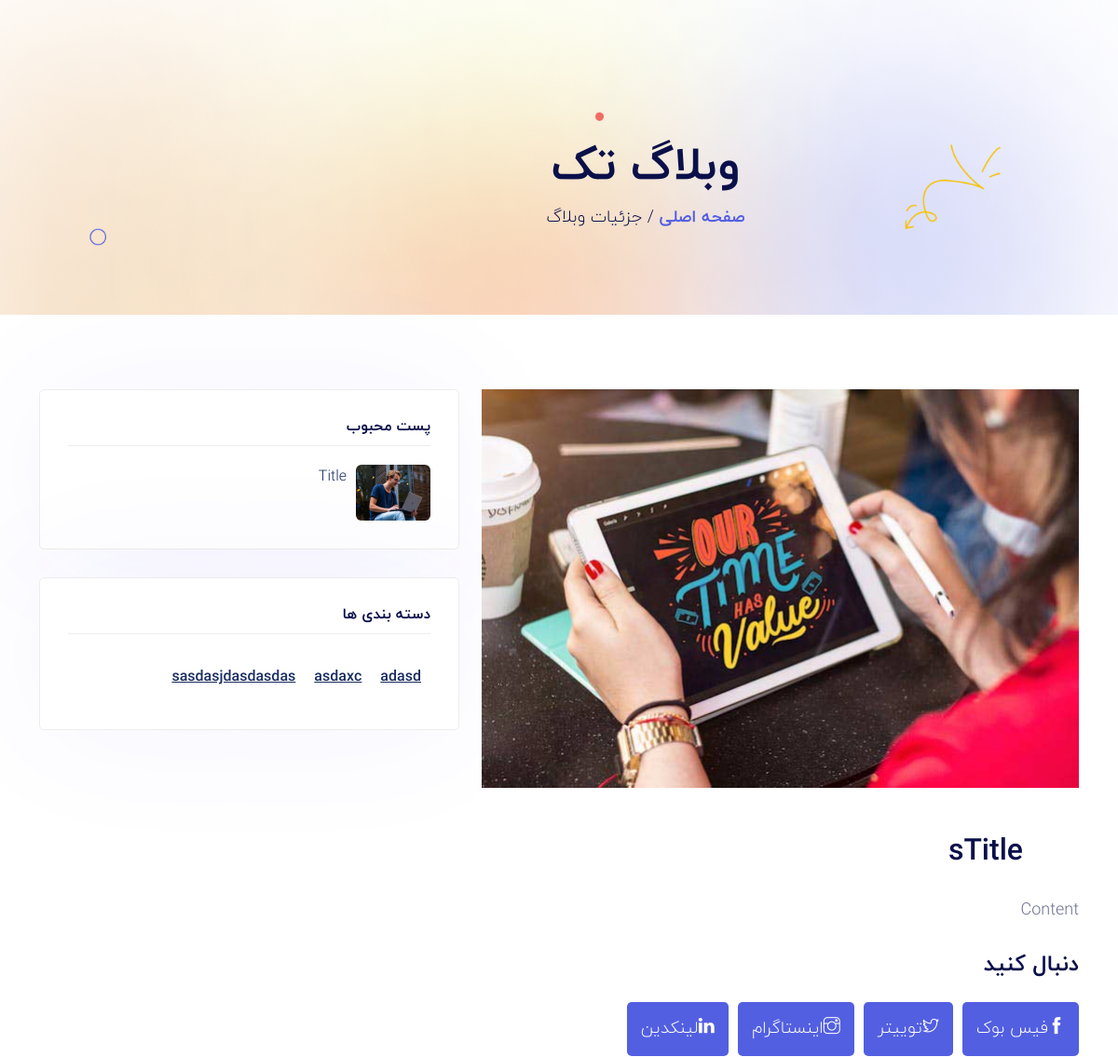
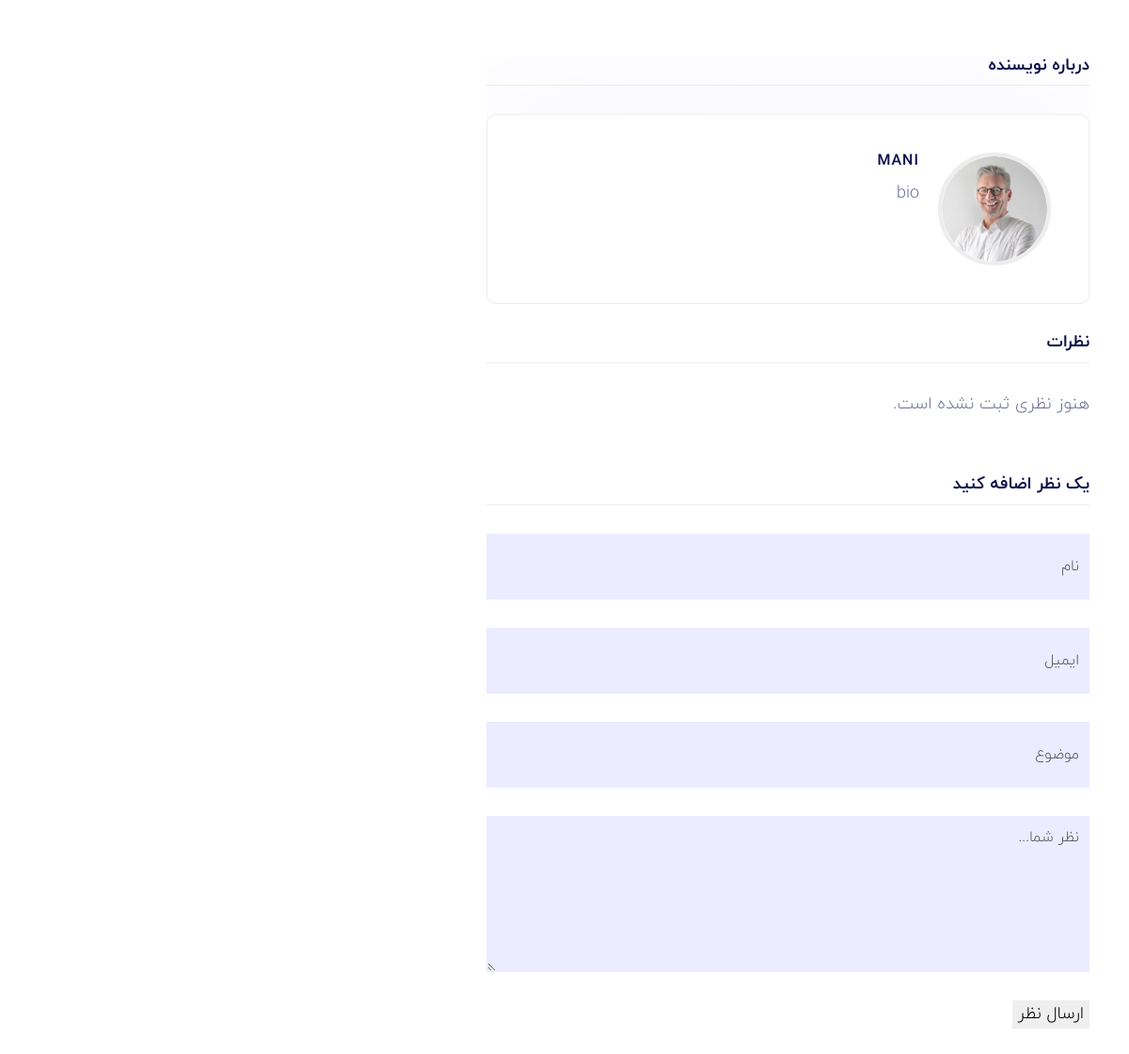
/blog/details/stitle/, run on the app's committed database (2 pictures, top to bottom).
### blog/models.py (models this page shows, shortened)
class Blog(models.Model):
    category = models.ForeignKey(
        BlogCategory,
        on_delete=models.CASCADE,
        related_name="blogs"
    )
    author = models.ForeignKey(
        BlogAuthor,
        on_delete=models.CASCADE,
        related_name="blogs"
    )
    title = models.CharField(max_length=250)
    slug = models.SlugField(unique=True)
    image = models.ImageField(upload_to="blog/posts/")
    short_description = models.TextField(
        help_text="برای کارت مقاله"
    )
    content = models.TextField()
    created_at = models.DateTimeField(auto_now_add=True)
    updated_at = models.DateTimeField(auto_now=True)
    views = models.PositiveIntegerField(default=0)
    is_active = models.BooleanField(default=True)
    class Meta:
        ordering = ["-created_at"]
        verbose_name = "مقاله"
        verbose_name_plural = "مقالات"
    def get_absolute_url(self):
        return reverse(
            "blog_detail",
            args=[self.slug]
        )

class BlogAuthor(models.Model):
    full_name = models.CharField(max_length=200)
    image = models.ImageField(upload_to="blog/authors/")
    bio = models.TextField()
    facebook = models.URLField(blank=True)
    twitter = models.URLField(blank=True)
    instagram = models.URLField(blank=True)
    linkedin = models.URLField(blank=True)
    class Meta:
        verbose_name = "نویسنده"
        verbose_name_plural = "نویسندگان"

class BlogCategory(models.Model):
    title = models.CharField(max_length=200)
    slug = models.SlugField(unique=True)
    class Meta:
        verbose_name = "دسته بندی"
        verbose_name_plural = "دسته بندی ها"
        ordering = ["title"]

### blog/views.py (the view, shortened to what this page needs)
class BlogDetailView(DetailView):
    model = Blog
    template_name = "blog/blog_details.html"
    context_object_name = "blog"
    slug_field = "slug"
    slug_url_kwarg = "slug"
    queryset = Blog.objects.filter(
        is_active=True
    ).select_related(
        "category",
        "author",
    ).prefetch_related(
        "comments"
    )
    def get_context_data(self, **kwargs):
        context = super().get_context_data(**kwargs)
        blog = self.object
        context["form"] = BlogCommentForm()
        context["popular_posts"] = Blog.objects.filter(
            is_active=True
        ).exclude(
            id=blog.id
        ).order_by("-views")[:5]
        context["recent_posts"] = Blog.objects.filter(
            is_active=True
        ).exclude(
            id=blog.id
        )[:5]
        context["categories"] = (
            self.model.category.field.related_model.objects.all()
        )
        context["related_posts"] = Blog.objects.filter(
            category=blog.category,
            is_active=True
        ).exclude(
            id=blog.id
        )[:3]
        context["comments"] = blog.comments.filter(
            is_active=True
        )
        return context

### blog/forms.py
class BlogCommentForm(forms.ModelForm):
    class Meta:
        model = BlogComment
        fields = (
            "name",
            "email",
            "subject",
            "message",
        )
        widgets = {
            "name": forms.TextInput(
                attrs={
                    "class": "form-control",
                    "placeholder": "نام"
                }
            ),
            "email": forms.EmailInput(
                attrs={
                    "class": "form-control",
                    "placeholder": "ایمیل"
                }
            ),
            "subject": forms.TextInput(
                attrs={
                    "class": "form-control",
                    "placeholder": "موضوع"
                }
            ),
            "message": forms.Textarea(
                attrs={
                    "class": "form-control",
                    "rows": 6,
                    "placeholder": "نظر شما..."
                }
            )
        }

### site_setting/context_processors.py (called while the page is built)
def site_setting(request):
    return {
        "site_setting":
            SiteSetting.objects.filter(
                is_active=True
            ).first(),
        "footer_boxes":
            FooterBox.objects.prefetch_related(
                "links"
            )
    }

### blog/templates/blog/blog_details.html (shortened to what this page needs)
{% extends "base.html" %}
{% load static %}
{% load poll_extras %}
{% block content %}
    <section class="section-top">
        <div class="container">
            <div class="col-lg-10 offset-lg-1 text-center">
                <div class="section-top-title wow fadeInRight" data-wow-duration="1s" data-wow-delay="0.3s"
                    data-wow-offset="0">
                    <h1>وبلاگ تک</h1>
                    <ul>
                        <li><a href="{% url "home" %}">صفحه اصلی</a></li>
                        <li>/ جزئیات وبلاگ</li>
                    </ul>
                </div>
            </div>
        </div>
    </section>
    <section class="blog-page section-padding">
        <div class="container">
            <div class="row">
                <div class="col-lg-7 col-sm-12 col-xs-12">
                    <div class="arti_single">
                        <div class="arti_img_two"><img src="{{ blog.image.url }}" class="img-fluid" alt="{{ blog.title }} ">
                        </div>
                        <div class="arti_sp">
                            <h2>{{ blog.title }}</h2>
                            <p>{{ blog.content|safe }}</p>
                        </div>
                        <div class="share_sp">
                            <h4>دنبال کنید </h4>
                            <ul>
                                <li><a href="{{ blog.author.facebook }}"><span class="ti-facebook"></span>فیس بوک</a></li>
                                <li><a href="{{ blog.author.twitter }}"><span class="ti-twitter"></span>توییتر</a></li>
                                <li><a href="{{ blog.author.instagram }}"><span class="ti-instagram"></span>اینستاگرام</a></li>
                                <li><a href="{{ blog.author.linkedin }}"><span class="ti-linkedin"></span>لینکدین</a></li>
                            </ul>
                        </div>
                    </div>
                    <div class="author_part">
                        <h3 class="blog_head_title">درباره نویسنده</h3>
                        <div class="single_author">
                            <img src="{{ blog.author.image.url }}" alt="">
                            <h4> {{ blog.author.full_name }}</h4>
                            <p>{{ blog.author.bio }}</p>
                        </div>
                    </div>
                    <div class="comments_part">
                        <h3 class="blog_head_title">نظرات</h3>
                        {% for   comment in comments  %}
                        <div class="single_comment">
                            {% comment %} <img src="assets/img/blog/c1.jpg" alt=""> {% endcomment %}
                            <h4> {{ comment.name }}</h4>
                            <p> {{ comment.message }}</p>
                        </div>
                        {% empty %}
                            <p>
                            هنوز نظری ثبت نشده است.
                            </p>
                        {% endfor %}
                    </div>
                    <div class="comment_form">
                        <h3 class="blog_head_title">یک نظر اضافه کنید</h3>
                        <div class="contact comment-box">
                            <form method="post">
                            {{ form.name }}
                            {{ form.email }}
                            {{ form.subject }}
                            {{ form.message }}
                            <button type="submit">
                            ارسال نظر
                            </button>
                            </form>
                        </div>
                    </div>
                </div>
                <div class="col-lg-5 col-sm-12 col-xs-12">
                    <div class="sidebar-post">
                        <div class="sidebar_title">
                            <h4>پست محبوب</h4>
                        </div>
                        {% for  post in popular_posts  %}
                        <div class="single_popular">
                            <a href="{{ post.get_absolute_url }}"><img src="{{ post.image.url }}" alt=""></a>
                            <h5><a href="{{ post.get_absolute_url }}">{{ post.title }}</a></h5>
                        </div>
                        {% empty %}
                        <p>
                            هنوز پست ثبت نشده است.
                        </p>
                        {% endfor %}
                    </div>
                    <div class="sidebar-post">
                        <div class="sidebar_title">
                            <h4>دسته بندی ها</h4>
                        </div>
                        <div class="single_category">
                            <ul>
                                {% for  category in categories  %}
                                <li><a href="#">{{ category.title }}</a></li>
                                {% endfor %}
                            </ul>
                        </div>
                    </div>
                </div>
            </div>
        </div>
    </section>
{% endblock content %}

### templates/base.html (shortened to what this page needs)
{% load static %}
{% load render_partial %}
<!DOCTYPE html>
<html dir="rtl" lang="en">
<head>
</head>
{% include 'header_reference.html' %}
<body data-spy="scroll" data-offset="80">
    {% block content %}{% endblock content %}
</body>
</html>

### templates/header_reference.html (shortened to what this page needs)
{% load static %}
    <link rel="stylesheet" href="{% static "bootstrap/css/bootstrap.min.css" %}">
    <link rel="stylesheet" href="{% static "fonts/font-awesome.min.css" %}">
    <link rel="stylesheet" href="{% static "fonts/themify-icons.css" %}">
    <link rel="stylesheet" href="{% static "owlcarousel/css/owl.carousel.css" %}">
    <link rel="stylesheet" href="{% static "owlcarousel/css/owl.theme.css" %}">
    <link rel="stylesheet" href="{% static "css/jquery-simple-mobilemenu.css" %}">
    <link rel="stylesheet" href="{% static "css/magnific-popup.css" %}">
    <link rel="stylesheet" href="{% static "css/animate.css" %}">
    <link rel="stylesheet" href="{% static "css/style.css" %}">

### templates/footer_reference.html (shortened to what this page needs)
{% load static %}

### static/css/style.css (style rules this page uses)
body { color: #6d7193; font-family: "Inria Sans", sans-serif; font-size: 18px; font-weight: 400; line-height: 28px; background:#fff; overflow-x:hidden; }
html, body { height: 100%;position:relative; }
h1, h2, h3, h4, h5, h6 { letter-spacing: 0px; margin: 0px; color: #0b104a; font-weight: 400; }
a { font-family: "Inria Sans", sans-serif; text-decoration: none; color: #0b104a; -webkit-transition: all 0.2s ease 0s; transition: all 0.2s ease 0s; }
p { margin-bottom: 0; }
ul, li { margin: 0; padding: 0; }
ul { list-style:none; }
.section-padding { padding:80px 0; }
.arti_img_two img { width:100%; margin-bottom:20px; }
.arti_sp h2 { margin-top: 30px; font-weight: 700; margin-right: 60px; margin-bottom: 30px; }
.share_sp { margin-top: 30px;overflow: hidden; }
.share_sp h4 { font-weight: 600;margin-bottom: 25px; }
.share_sp ul li { float: right; }
.share_sp ul li a { color: #fff; transition: 0.3s; padding: 15px; display:block; background: #f4f4f4; background: #525fe1; border-radius: 5px; margin-left: 10px; }
.sidebar_title h4 { font-size: 16px; font-weight: 800; text-transform: uppercase; margin-bottom: 20px; padding-bottom: 10px; border-bottom: 1px solid #ededed; }
.sidebar-post { background: #fff; border-radius: 5px; margin-bottom: 30px; padding: 30px; box-shadow: 0px 0px 150px 0px rgba(78, 67, 250, 0.06); border: 1px solid #ededed; }
.single_popular { margin-bottom:20px; overflow: hidden; }
.single_popular:last-child { margin-bottom: 0; }
.single_popular a img { width: 80px; height: 60px; float: right; margin-left: 10px; border-radius: 6px; }
.single_popular h5 a { color: #1a2d62; font-size: 16px; -webkit-transition: 0.3s; -o-transition: 0.3s; transition: 0.3s; font-weight: 500; }
.single_category { overflow:hidden; }
.single_category ul li { line-height: 32px; float: right; margin: 10px; }
.single_category ul li a { color:#1a2d62; font-size:16px; font-weight:600; text-decoration:underline; }
.author_part { margin-bottom: 30px; overflow: hidden; margin-top: 60px; }
.single_author { background: #fff none repeat scroll 0 0; padding: 40px; border-radius: 10px; -webkit-box-shadow: 0px 0px 150px 0px rgba(78, 67, 250, 0.06); box-shadow: 0px 0px 150px 0px rgba(78, 67, 250, 0.06); overflow: hidden; border: 1px solid #ededed; }
.author_part img { border: 4px solid #ededed; border-radius: 100px; float: right; height: 120px; margin-left: 20px; width: 120px; }
.author_part h4 { text-transform: uppercase; font-size: 16px; font-weight:700; letter-spacing: 1px; margin-bottom: 10px; overflow: hidden; }
.author_part p { margin-bottom: 0 }
.blog_head_title { border-bottom: 1px solid #ededed; margin: 0 0 30px; padding-bottom: 10px; font-weight: 700; text-transform: uppercase; font-size: 18px; }
.comments_part { margin-bottom: 60px; }
.contact input { background: #ebecff; border: 1px solid #ebecff; border-radius: 0px; -webkit-box-shadow: none; box-shadow: none; color: #1a2d62; font-size: 16px; font-weight: 400; height: 70px; padding: 10px 10px 10px 30px; width: 100%; margin-bottom: 30px; }
.contact textarea { background: #ebecff; border: 1px solid #ebecff; border-radius: 0px; -webkit-box-shadow: none; box-shadow: none; color: #1a2d62; font-size: 16px; font-weight: 400; padding: 10px 10px 10px 30px; width: 100%; margin-bottom:30px; }
.contact button { border:none; }
.section-top { padding-top:150px; position: relative; background: url(../img/bg/section-top.jpg); background-size: cover; background-position: center; padding-bottom: 90px; }
.section-top-title { position: relative; }
.section-top-title h1 { margin-bottom: 10px; text-transform: capitalize; font-weight: 700; font-size: 50px; }
.section-top-title ul li { color: #0b104a !important;display: inline-block; }
.section-top-title ul li a { color: #525fe1!important;font-weight: 600; }
body,h1,h2,h3,h4,h5,a,p { font-family: iranyekan!important; }

### data on the page
Blog: image (picture), title "sTitle", content "Content", author.image (picture), author.full_name "MANI", author.bio "bio"
Blog: image (picture), title "Title"
BlogCategory: title "adasd"
BlogCategory: title "asdaxc"
BlogCategory: title "sasdasjdasdasdas"
